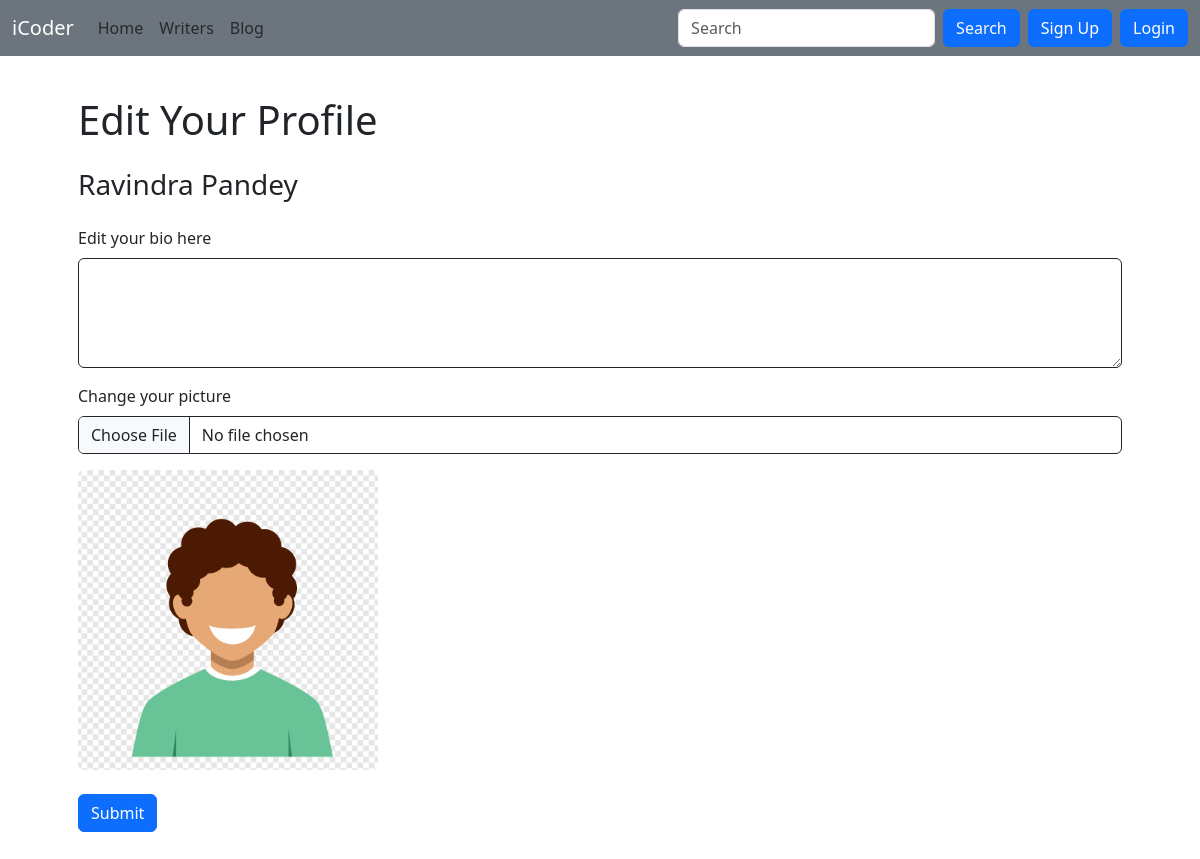
Screenshot of /writers/edit-profile/ravindrapandey with the database file from the repository.
### writers/models.py (models this page shows, shortened)
class Writer(models.Model):
    sno = models.AutoField(primary_key=True)
    username = models.CharField(max_length=15)
    firstName = models.CharField(max_length=100)
    lastName = models.CharField(max_length=100)
    email = models.CharField(max_length=100)
    password = models.CharField(max_length=100)
    bio = models.CharField(max_length=1000, default="")
    userImage  = models.ImageField(upload_to='blog/user', default='blog/user/default_user.png')

### writers/views.py (the view, shortened to what this page needs)
# urls.py: path('edit-profile/<str:slug>', views.EditProfileView.as_view(), name='editProfile'),
class EditProfileView(View):
    def get(self, request, slug):
        writer = Writer.objects.filter(username=slug).first()
        context = {'writer' : writer}
        return render(request, 'writers/editProfile.html', context)

### templates/writers/editProfile.html (shortened to what this page needs)
{% extends "base.html" %}
{% block body %}
<div class="container mt-5 p-5">
    <h1>Edit Your Profile</h1>
    <div class="my-4">
        <h3>{{writer.firstName}} {{writer.lastName}}</h3>
    </div>
    <form action="/writers/edit-profile/{{writer.username}}" method="POST" enctype="multipart/form-data">
        <div class="mb-3">
            <label for="bio" class="form-label">Edit your bio here</label>
            <textarea class="form-control border border-dark" id="bio" name="bio" rows="4">{{writer.bio}}</textarea>
        </div>
        <div class="mb-3">
            <label for="picture" class="form-label">Change your picture</label>
            <input class="form-control border border-dark" type="file" id="picture" name="picture" onchange="previewFile()">
        </div>
        <div class="mb-4" id="previewImage">
            <img src="/media/{{writer.userImage}}" onerror="this.src='/media/blog/user/default_user.png'" class="rounded img-fluid" id="defaultImage" style="width: 300px; height: 300px; object-fit: cover; object-position: top;" alt="">
        </div>
        <button type="submit" class="btn btn-primary">Submit</button>
    </form>
</div>
{% endblock body %}

### rows the page displays
Writer: firstName "Ravindra", lastName "Pandey", userImage (placeholder picture)
